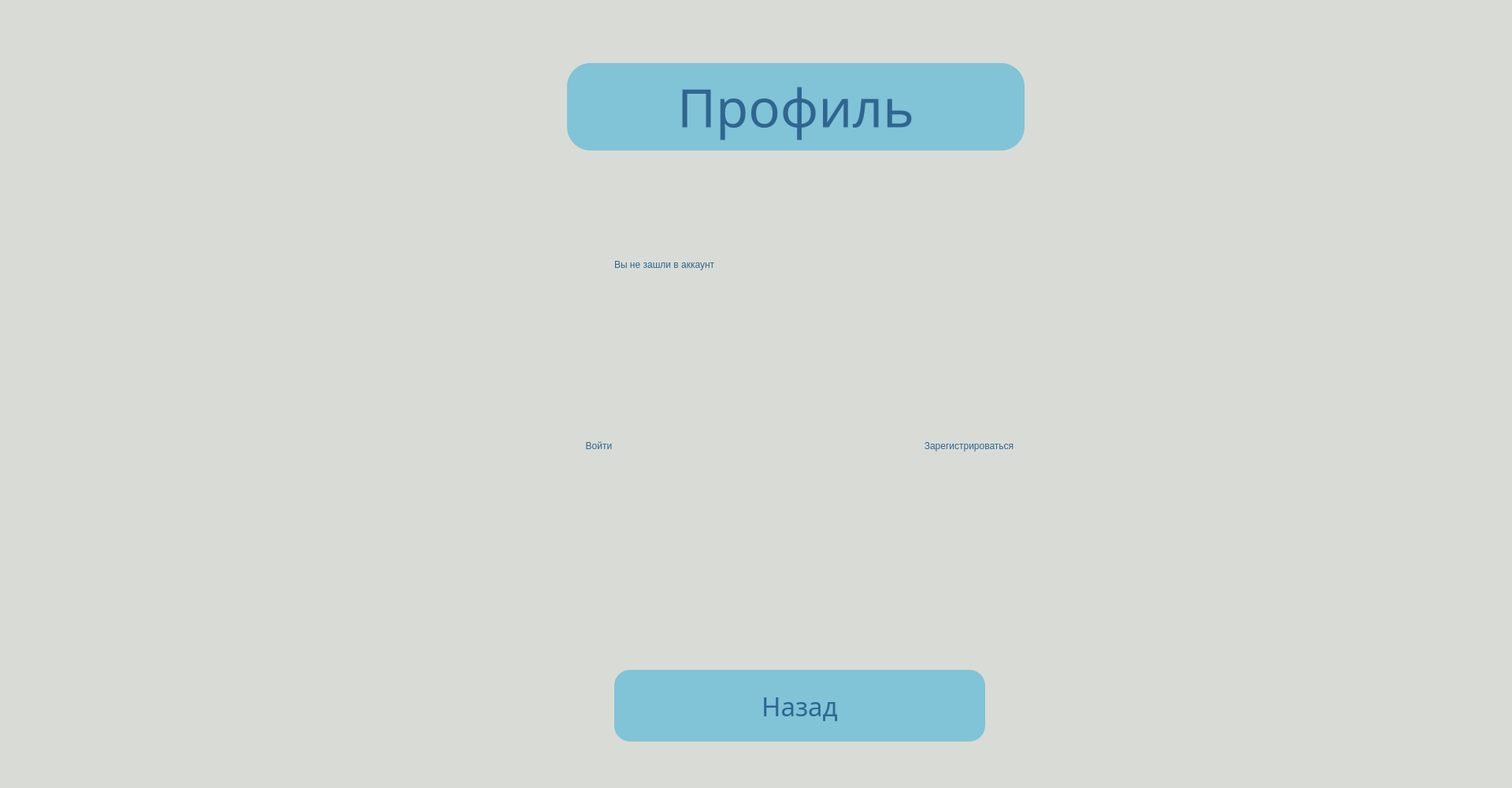
<?xml version="1.0" encoding="UTF-8"?>
<ui version="4.0">
 <class>Form</class>
 <widget class="QWidget" name="Form">
  <property name="geometry">
   <rect>
    <x>0</x>
    <y>0</y>
    <width>1920</width>
    <height>1000</height>
   </rect>
  </property>
  <property name="focusPolicy">
   <enum>Qt::WheelFocus</enum>
  </property>
  <property name="windowTitle">
   <string>Form</string>
  </property>
  <property name="styleSheet">
   <string notr="true">background-color:rgb(217, 220, 214)</string>
  </property>
  <widget class="QLabel" name="label">
   <property name="geometry">
    <rect>
     <x>720</x>
     <y>80</y>
     <width>581</width>
     <height>111</height>
    </rect>
   </property>
   <property name="font">
    <font>
     <family>Century Gothic</family>
     <pointsize>50</pointsize>
     <weight>50</weight>
     <bold>false</bold>
     <kerning>false</kerning>
    </font>
   </property>
   <property name="styleSheet">
    <string notr="true">background-color:rgb(129, 195, 215);
color: rgb(47, 102, 144);
border-radius:30px
</string>
   </property>
   <property name="frameShape">
    <enum>QFrame::NoFrame</enum>
   </property>
   <property name="frameShadow">
    <enum>QFrame::Plain</enum>
   </property>
   <property name="lineWidth">
    <number>7</number>
   </property>
   <property name="midLineWidth">
    <number>6</number>
   </property>
   <property name="text">
    <string>Профиль</string>
   </property>
   <property name="textFormat">
    <enum>Qt::AutoText</enum>
   </property>
   <property name="alignment">
    <set>Qt::AlignCenter</set>
   </property>
  </widget>
  <widget class="QTextEdit" name="textEdit_2">
   <property name="geometry">
    <rect>
     <x>530</x>
     <y>510</y>
     <width>281</width>
     <height>51</height>
    </rect>
   </property>
   <property name="font">
    <font>
     <family>Century Gothic</family>
     <pointsize>15</pointsize>
    </font>
   </property>
   <property name="styleSheet">
    <string notr="true">background-color:rgb(217, 220, 214);
color: rgb(47, 102, 144);
border-radius: 50px</string>
   </property>
  </widget>
  <widget class="QLabel" name="label_2">
   <property name="geometry">
    <rect>
     <x>780</x>
     <y>280</y>
     <width>521</width>
     <height>111</height>
    </rect>
   </property>
   <property name="styleSheet">
    <string notr="true">font: 25pt &quot;Century Gothic&quot;;
background-color: rgb(217, 220, 214);
color: rgb(47, 102, 144);</string>
   </property>
   <property name="text">
    <string>Вы не зашли в аккаунт</string>
   </property>
  </widget>
  <widget class="QPushButton" name="pushButton_2">
   <property name="geometry">
    <rect>
     <x>990</x>
     <y>510</y>
     <width>481</width>
     <height>111</height>
    </rect>
   </property>
   <property name="styleSheet">
    <string notr="true">QPushButton
{font:25pt &quot;Century Gothic&quot;;
background-color: rgb(217, 220, 214);
color: rgb(47, 102, 144);
border: None}
QPushButton:hover

{font: 20pt &quot;Century Gothic&quot;;
background-color: rgb(217, 220, 214);
color:rgb(129, 195, 215) ;
border: None }</string>
   </property>
   <property name="text">
    <string>Зарегистрироваться</string>
   </property>
  </widget>
  <widget class="QPushButton" name="pushButton">
   <property name="geometry">
    <rect>
     <x>650</x>
     <y>530</y>
     <width>221</width>
     <height>71</height>
    </rect>
   </property>
   <property name="styleSheet">
    <string notr="true">QPushButton
{font: 25pt &quot;Century Gothic&quot;;
background-color: rgb(217, 220, 214);
color: rgb(47, 102, 144);
border: None}
QPushButton:hover

{font: 20pt &quot;Century Gothic&quot;;
background-color: rgb(217, 220, 214);
color:rgb(129, 195, 215) ;
border: None }</string>
   </property>
   <property name="text">
    <string>Войти</string>
   </property>
  </widget>
  <widget class="QPushButton" name="pushButton_3">
   <property name="geometry">
    <rect>
     <x>780</x>
     <y>850</y>
     <width>471</width>
     <height>91</height>
    </rect>
   </property>
   <property name="font">
    <font>
     <family>Century Gothic</family>
     <pointsize>25</pointsize>
    </font>
   </property>
   <property name="styleSheet">
    <string notr="true">background-color:rgb(129, 195, 215);
color: rgb(47, 102, 144);
border-radius:20px</string>
   </property>
   <property name="text">
    <string>Назад</string>
   </property>
  </widget>
 </widget>
 <resources/>
 <connections/>
</ui>
